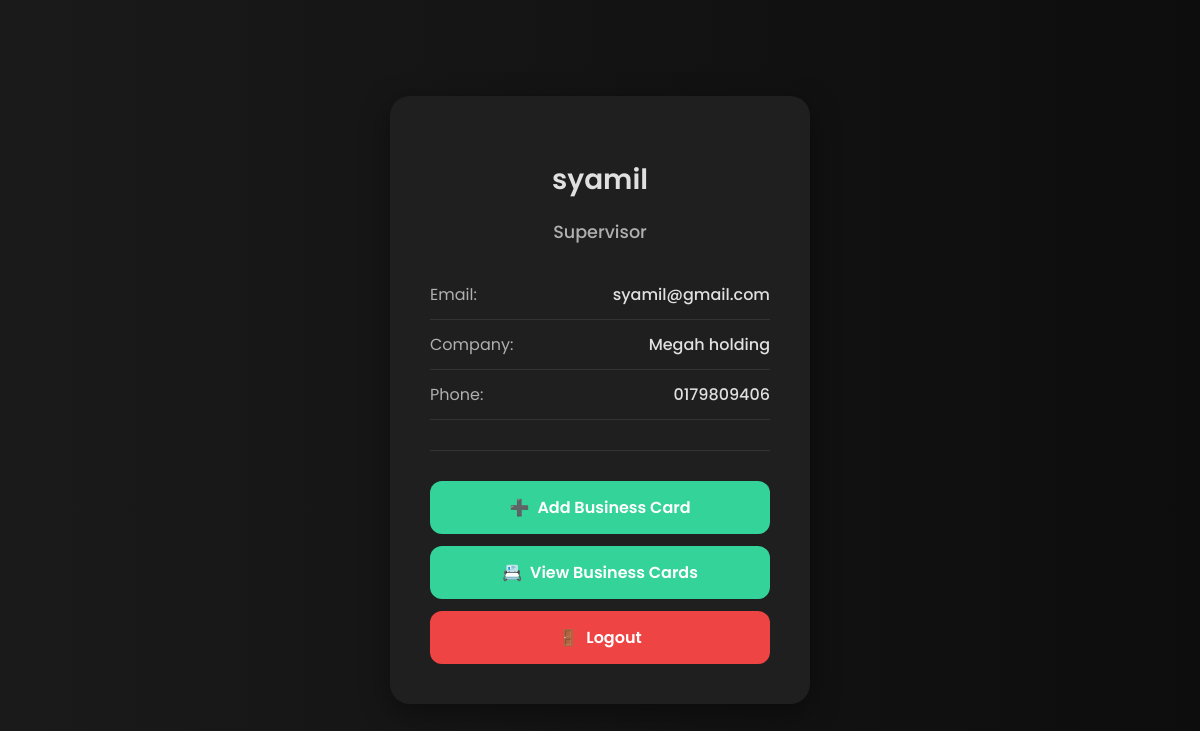
Page /u/syamil/ on the committed database.
### cards/models.py (models this page shows, shortened)
class UserProfile(models.Model):
    user = models.OneToOneField(User, on_delete=models.CASCADE)
    full_name = models.CharField(max_length=100)
    job_title = models.CharField(max_length=100, blank=True)
    company = models.CharField(max_length=100, blank=True)
    phone = models.CharField(max_length=20, blank=True)
    website = models.URLField(blank=True)
    profile_url = models.SlugField(unique=True, blank=True)  # unique link

### cards/views.py (the view)
# urls.py: path("u/<slug:profile_url>/", views.profile_view, name="profile"),
def profile_view(request, profile_url):
    profile = get_object_or_404(UserProfile, profile_url=profile_url)
    return render(request, "cards/profile.html", {"profile": profile})

### cards/templates/cards/profile.html (shortened to what this page needs)
<!DOCTYPE html>
<html lang="en">
<head>
</head>
<body>
    <div class="container">
        <h2>{{ profile.user.username }}</h2>
        <p class="job-title">{{ profile.job_title }}</p>
        <ul class="info-list">
            <li>Email: <strong>{{ profile.user.email }}</strong></li>
            <li>Company: <strong>{{ profile.company }}</strong></li>
            <li>Phone: <strong>{{ profile.phone }}</strong></li>
        </ul>
        <hr>
        <div class="btn-container">
            <a href="{% url 'add_business_card' %}" class="btn"><span>➕</span> Add Business Card</a>
            <a href="{% url 'businesscard_list' %}" class="btn"><span>📇</span> View Business Cards</a>
            <a href="{% url 'logout' %}" class="btn logout-btn"><span>🚪</span> Logout</a>
        </div>
    </div>
</body>
</html>

### cards/templates/cards/profile.html (style rules this page uses)
:root { --bg-color: #0d0d0d; --container-bg: #1f1f1f; --primary-text: #e0e0e0; --secondary-text: #b0b0b0; --accent-color: #34d399; --button-color: #34d399; --button-hover: #10b981; --logout-btn: #ef4444; --logout-hover: #dc2626; --shadow-light: rgba(0, 0, 0, 0.4); --shadow-heavy: rgba(0, 0, 0, 0.6); --border-color: #333; }
*, *::before, *::after { box-sizing: border-box; }
body { font-family: 'Poppins', sans-serif; background: linear-gradient(to right, #1a1a1a, #0d0d0d); display: flex; justify-content: center; align-items: center; min-height: 100vh; margin: 0; padding: 20px; }
.container { background: var(--container-bg); padding: 40px; border-radius: 20px; box-shadow: 0 8px 30px var(--shadow-light); width: 100%; max-width: 420px; text-align: center; transition: transform 0.3s ease, box-shadow 0.3s ease; }
.container h2 { margin-bottom: 5px; color: var(--primary-text); font-weight: 600; font-size: 1.75rem; }
.container .job-title { color: var(--secondary-text); font-weight: 500; font-size: 1.1rem; margin-bottom: 25px; }
.info-list { list-style: none; padding: 0; margin: 0; text-align: left; }
.info-list li { display: flex; justify-content: space-between; padding: 12px 0; font-size: 1rem; border-bottom: 1px solid var(--border-color); color: var(--secondary-text); }
.info-list li strong { color: var(--primary-text); font-weight: 500; }
hr { border: none; height: 1px; background-color: var(--border-color); margin: 30px 0; }
.btn-container { display: flex; flex-direction: column; gap: 12px; }
.btn { display: flex; align-items: center; justify-content: center; gap: 8px; text-decoration: none; background: var(--button-color); color: white; padding: 14px 20px; border-radius: 12px; border: none; cursor: pointer; font-weight: 600; font-size: 1rem; transition: background 0.3s ease, transform 0.2s ease; }
.logout-btn { background: var(--logout-btn); }

### rows in the picture
UserProfile: user.username "syamil", job_title "Supervisor", user.email "syamil@gmail.com", company "Megah holding", phone "0179809406"
